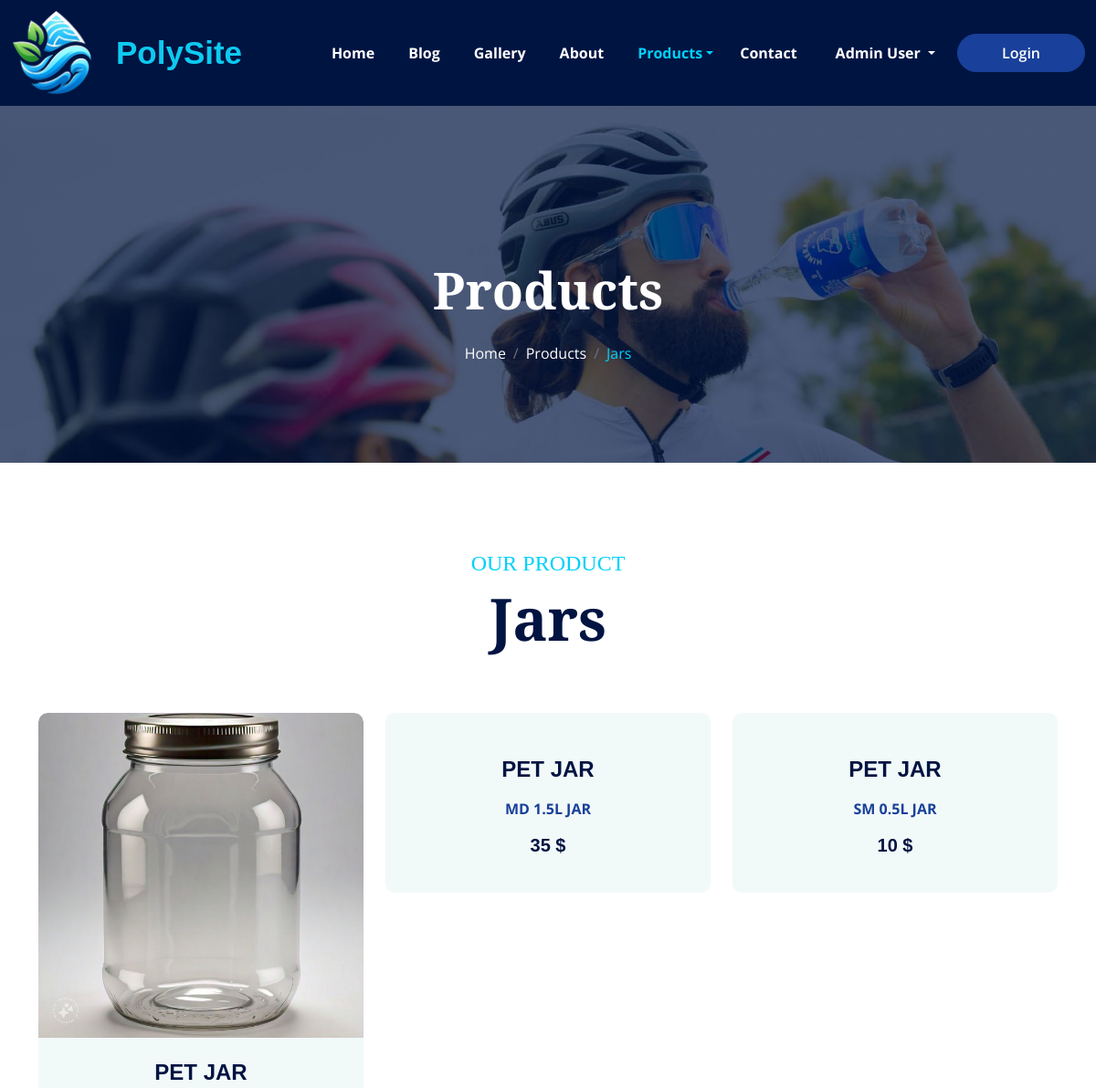
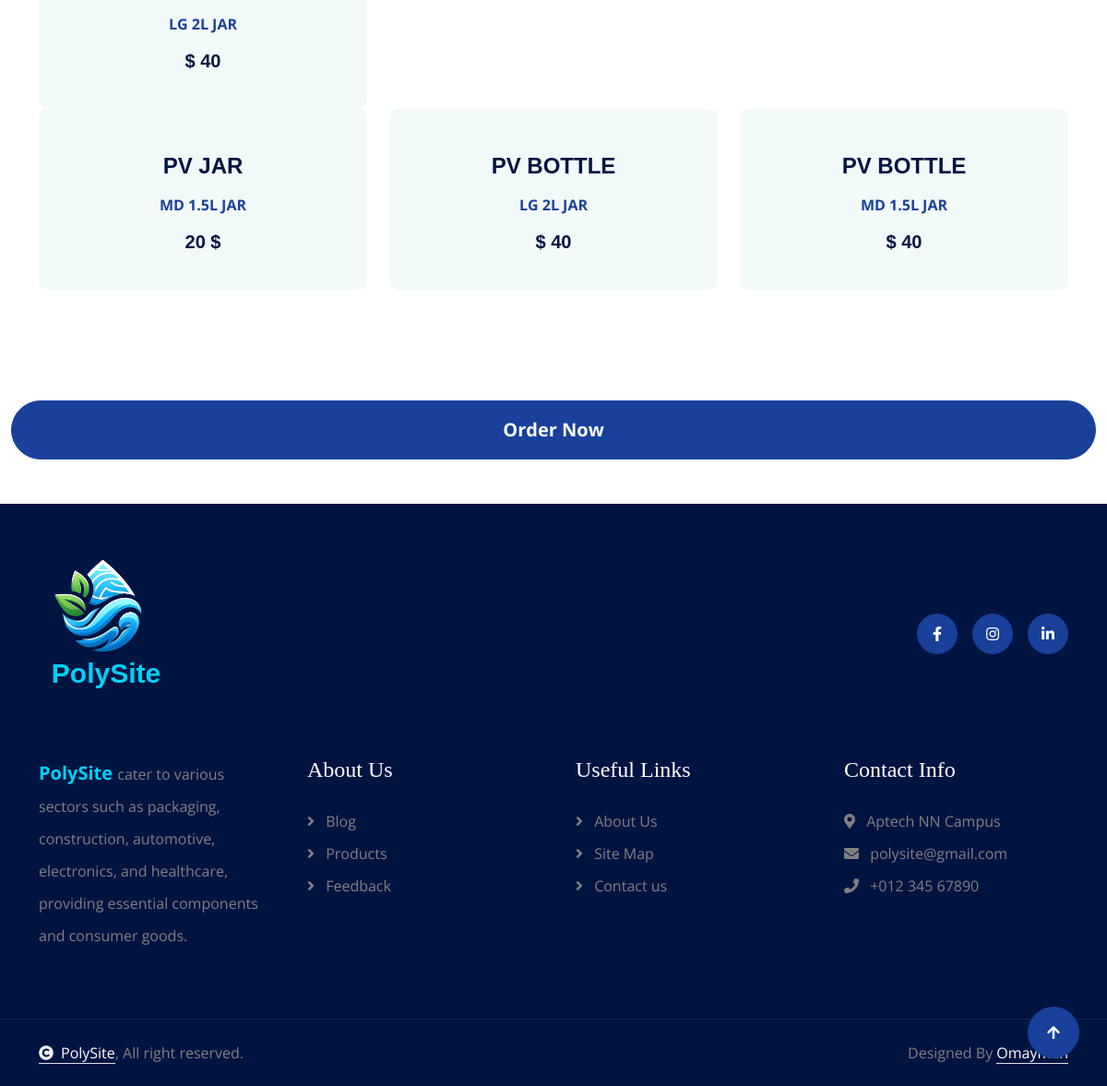
/jars.php (signed in), run on the app's committed database (2 pictures, top to bottom).
### tables this page shows
CREATE TABLE `product_jar_upload` (
  `id` int(200) NOT NULL,
  `file_name` varchar(300) NOT NULL,
  `title` varchar(300) NOT NULL,
  `description` varchar(300) NOT NULL,
  `price` varchar(300) NOT NULL
);

### jars.php (the view, shortened to what this page needs)
<?php
include 'configuration.php';
?>
<!DOCTYPE html>
<html lang="en">
<head>
    <link rel="stylesheet" href="https://use.fontawesome.com/releases/v5.15.4/css/all.css" />
    <link href="https://cdn.jsdelivr.net/npm/bootstrap-icons@1.4.1/font/bootstrap-icons.css" rel="stylesheet">
    <link href="lib/animate/animate.min.css" rel="stylesheet">
    <link href="lib/owlcarousel/assets/owl.carousel.min.css" rel="stylesheet">
    <link href="css/bootstrap.min.css" rel="stylesheet">
    <link href="css/style.css" rel="stylesheet">
    <link href="css/nav.css" rel="stylesheet">
</head>
<body>
    <nav class="navbar navbar-expand-lg navbar-light bg-dark">
        <div class="container-fluid">
            <a href="index.php"><img src="img/PolysiteLogo1.png" style="height: 100px;"></a>
            <h4 class="pt-2 px-4 text-info polysite-text" style="font-family: sans-serif; font-weight:bold; font-size: 35px; ">PolySite</h4>
            <div class="collapse navbar-collapse" id="navbarCollapse">
                <div class="navbar-nav ms-auto py-0">
                    <a href="index.php" class="nav-item nav-link px-3" style=" margin-right: 5px; font-weight: bold;">Home</a>
                    <a href="blog.php" class="nav-item nav-link  px-3" style="font-weight: bold; margin-right: 5px;">Blog</a>
                    <a href="gallery.php" class="nav-item nav-link  px-3" style="font-weight: bold; margin-right: 5px;">Gallery</a>
                    <a href="about.php" class="nav-item nav-link px-3" style="font-weight: bold; margin-right: 5px;">About</a>
                    <div class="nav-item dropdown">
                        <a href="#" class="nav-link dropdown-toggle active px-3" style="font-weight: bold; margin-right: 5px;" data-bs-toggle="dropdown">Products</a>
                    </div>
                    <a href="contact.php" class="nav-item nav-link px-2" style="font-weight: bold; margin-right: 10px;">Contact</a>
                    <div class="nav-item dropdown px-3">
                        <a href="#" class="nav-link dropdown-toggle" data-bs-toggle="dropdown">
                            <span class="d-none d-lg-inline-flex"><?php echo "$_SESSION[username]"?></span>
                        </a>
                    </div>
                </div>
                <a href="signup.php" class="btn btn-secondary rounded-pill d-inline-flex flex-shrink-0 py-2 px-5">Login</a>
            </div>
        </div>
    </nav>
    <div class="container-fluid bg-breadcrumb">
        <div class="container text-center py-5" style="max-width: 900px;">
            <h4 class="text-white display-4 mb-4 wow fadeInDown" data-wow-delay="0.1s">Products</h4>
            <ol class="breadcrumb d-flex justify-content-center mb-0 wow fadeInDown" data-wow-delay="0.3s">
                <li class="breadcrumb-item"><a href="index.php">Home</a></li>
                <li class="breadcrumb-item"><a href="#">Products</a></li>
                <li class="breadcrumb-item active text-primary">Jars</li>
            </ol>
        </div>
    </div>
    <div class="container-fluid blog py-5">
        <div class="container py-5">
            <div class="text-center mx-auto pb-5 wow fadeInUp" data-wow-delay="0.2s" style="max-width: 800px;">
                <h4 class="text-uppercase text-primary">Our Product</h4>
                <h1 class="display-3 text-capitalize mb-3">Jars</h1>
            </div>
            <div class="row g-4 justify-content-center">
                <div class="col-lg-6 col-xl-4 wow fadeInUp" data-wow-delay="0.6s">
                    <?php
                    $query1 = "SELECT * FROM `product_jar_upload` WHERE `id` = '1'";
                    $validate2 = mysqli_query($connection, $query1);
                    while ($show = mysqli_fetch_assoc($validate2)) {
                    ?>
                        <div class="product-item">
                            <div class="product-img">
                                <?php $imagepath = "Admin Panel/jars_upload_img/" . $show['file_name'] ?>
                                <img src="<?php echo $imagepath; ?>" class="img-fluid rounded-top w-100" alt="">
                            </div>
                            <div class="product-content rounded-bottom p-4">
                                <p style="font-family:sans-serif;" class="h4 mb-3 fw-bold text-center"><?php echo $show['title'] ?></p>
                                <p class="mb-3 text-center text-secondary fw-bold"><?php echo $show['description'] ?></p>
                                <p style="font-family: sans-serif;" class="fw-bold h5 text-center mb-3"><?php echo $show['price'] ?></p>
                            </div>
                        </div>
                    <?PHP } ?>
                </div>
                <div class="col-lg-6 col-xl-4 wow fadeInUp" data-wow-delay="0.6s">
                    <?php
                    $query1 = "SELECT * FROM `product_jar_upload` WHERE `id` = '2'";
                    $validate2 = mysqli_query($connection, $query1);
                    while ($show = mysqli_fetch_assoc($validate2)) {
                    ?>
                        <div class="product-item">
                            <div class="product-img">
                            </div>
                            <div class="product-content rounded-bottom p-4">
                                <p style="font-family:sans-serif;" class="h4 mb-3 fw-bold text-center"><?php echo $show['title'] ?></p>
                                <p class="mb-3 text-center text-secondary fw-bold"><?php echo $show['description'] ?></p>
                                <p style="font-family: sans-serif;" class="fw-bold h5 text-center mb-3"><?php echo $show['price'] ?></p>
                            </div>
                        </div>
                    <?PHP } ?>
                </div>
                <div class="col-lg-6 col-xl-4 wow fadeInUp" data-wow-delay="0.6s">
                    <?php
                    $query1 = "SELECT * FROM `product_jar_upload` WHERE `id` = '3'";
                    $validate2 = mysqli_query($connection, $query1);
                    while ($show = mysqli_fetch_assoc($validate2)) {
                    ?>
                        <div class="product-item">
                            <div class="product-img">
                            </div>
                            <div class="product-content rounded-bottom p-4">
                                <p style="font-family:sans-serif;" class="h4 mb-3 fw-bold text-center"><?php echo $show['title'] ?></p>
                                <p class="mb-3 text-center text-secondary fw-bold"><?php echo $show['description'] ?></p>
                                <p style="font-family: sans-serif;" class="fw-bold h5 text-center mb-3"><?php echo $show['price'] ?></p>
                            </div>
                        </div>
                    <?PHP } ?>
                </div>
            </div>
            <div class="row g-4 justify-content-center">
                <div class="col-lg-6 col-xl-4 wow fadeInUp" data-wow-delay="0.6s">
                    <?php
                    $query1 = "SELECT * FROM `product_jar_upload` WHERE `id` = '4'";
                    $validate2 = mysqli_query($connection, $query1);
                    while ($show = mysqli_fetch_assoc($validate2)) {
                    ?>
                        <div class="product-item">
                            <div class="product-img">
                            </div>
                            <div class="product-content rounded-bottom p-4">
                                <p style="font-family:sans-serif;" class="h4 mb-3 fw-bold text-center"><?php echo $show['title'] ?></p>
                                <p class="mb-3 text-center text-secondary fw-bold"><?php echo $show['description'] ?></p>
                                <p style="font-family: sans-serif;" class="fw-bold h5 text-center mb-3"><?php echo $show['price'] ?></p>
                            </div>
                        </div>
                    <?PHP } ?>
                </div>
                <div class="col-lg-6 col-xl-4 wow fadeInUp" data-wow-delay="0.6s">
                    <?php
                    $query1 = "SELECT * FROM `product_jar_upload` WHERE `id` = '5'";
                    $validate2 = mysqli_query($connection, $query1);
                    while ($show = mysqli_fetch_assoc($validate2)) {
                    ?>
                        <div class="product-item">
                            <div class="product-img">
                            </div>
                            <div class="product-content rounded-bottom p-4">
                                <p style="font-family:sans-serif;" class="h4 mb-3 fw-bold text-center"><?php echo $show['title'] ?></p>
                                <p class="mb-3 text-center text-secondary fw-bold"><?php echo $show['description'] ?></p>
                                <p style="font-family: sans-serif;" class="fw-bold h5 text-center mb-3"><?php echo $show['price'] ?></p>
                            </div>
                        </div>
                    <?PHP } ?>
                </div>
                <div class="col-lg-6 col-xl-4 wow fadeInUp" data-wow-delay="0.6s">
                    <?php
                    $query1 = "SELECT * FROM `product_jar_upload` WHERE `id` = '6'";
                    $validate2 = mysqli_query($connection, $query1);
                    while ($show = mysqli_fetch_assoc($validate2)) {
                    ?>
                        <div class="product-item">
                            <div class="product-img">
                            </div>
                            <div class="product-content rounded-bottom p-4">
                                <p style="font-family:sans-serif;" class="h4 mb-3 fw-bold text-center"><?php echo $show['title'] ?></p>
                                <p class="mb-3 text-center text-secondary fw-bold"><?php echo $show['description'] ?></p>
                                <p style="font-family: sans-serif;" class="fw-bold h5 text-center mb-3"><?php echo $show['price'] ?></p>
                            </div>
                        </div>
                    <?PHP } ?>
                </div>
            </div>
        </div>
    </div><br>
    <div class="container-fluid text-center">
        <a href="jars_order.php" class="btn btn-secondary w-100 rounded-pill pt-3 pb-3" style="font-size: 20px; font-weight:bold; ">Order Now</a>
    </div><br><br>
    <div class="container-fluid footer py-2 wow fadeIn" data-wow-delay="0.2s">
        <div class="container py-5">
            <div class="row g-5 mb-5 align-items-center">
                <div class="col-lg-2">
                    <div class="position-relative mx-auto text-center">
                        <h3 class="text-primary mb-4">
                            <i class="text-primary me-3">
                                <img src="img/PolysiteLogo1.png" alt="Logo" style="width: 100px;">
                            </i>
                            <p style="font-family: sans-serif; font-size: 30px;font-weight: bold;">PolySite</p>
                        </h3>
                    </div>
                </div>
                <div class="col-lg-5 ms-lg-auto">
                    <div class="d-flex align-items-center justify-content-center justify-content-lg-end">
                        <a class="btn btn-secondary btn-md-square rounded-circle me-3" target="_blank" href="https://www.facebook.com/"><i class="fab fa-facebook-f"></i></a>
                        <a class="btn btn-secondary btn-md-square rounded-circle me-3" target="_blank" href="https://www.instagram.com/"><i class="fab fa-instagram"></i></a>
                        <a class="btn btn-secondary btn-md-square rounded-circle me-0" target="_blank" href="https://pk.linkedin.com/"><i class="fab fa-linkedin-in"></i></a>
                    </div>
                </div>
            </div>
            <div class="row g-5">
                <div class="col-md-6 col-lg-6 col-xl-3">
                    <div class="footer-item d-flex flex-column">
                        <div class="footer-item">
                            <p class="mb-3"><b class="text-primary" style="font-size: 20px;">PolySite </b> cater to various sectors such as packaging, construction, automotive, electronics, and healthcare, providing essential components and consumer goods.</p>
                        </div>
                    </div>
                </div>
                <div class="col-md-6 col-lg-6 col-xl-3">
                    <div class="footer-item d-flex flex-column">
                        <h4 class="text-white mb-4">About Us</h4>
                        <a href="blog.php"><i class="fas fa-angle-right me-2"></i> Blog </a>
                        <a href="gallery.php"><i class="fas fa-angle-right me-2"></i> Products</a>
                        <a href="feedback.php"><i class="fas fa-angle-right me-2"></i> Feedback</a>
                    </div>
                </div>
                <div class="col-md-6 col-lg-6 col-xl-3">
                    <div class="footer-item d-flex flex-column">
                        <h4 class="text-white mb-4">Useful Links</h4>
                        <a href="about.php"><i class="fas fa-angle-right me-2"></i> About Us </a>
                        <a href="#" target="_blank"><i class="fas fa-angle-right me-2"></i> Site Map</a>
                        <a href="contact.php"><i class="fas fa-angle-right me-2"></i> Contact us</a>
                    </div>
                </div>
                <div class="col-md-6 col-lg-6 col-xl-3">
                    <div class="footer-item d-flex flex-column">
                        <h4 class="text-white mb-4">Contact Info</h4>
                        <a href="https://aptech-education.com.pk/" target="_blank"><i class="fa fa-map-marker-alt me-2"></i> Aptech NN Campus</a>
                        <a href="mailto:info@example.com"><i class="fas fa-envelope me-2"></i> polysite@gmail.com</a>
                        <a href="tel:+012 345 67890"><i class="fas fa-phone me-2"></i> +012 345 67890</a>
                    </div>
                </div>
            </div>
        </div>
    </div>
    <div class="container-fluid copyright py-4">
        <div class="container">
            <div class="row g-4 align-items-center">
                <div class="col-md-6 text-center text-md-start mb-md-0">
                    <span class="text-body"><a href="#" class="border-bottom text-white"><i class="fas fa-copyright text-light me-2"></i>PolySite</a>, All right reserved.</span>
                </div>
                <div class="col-md-6 text-center text-md-end text-body">
                    Designed By <a class="border-bottom text-white" href="#">Omaymah</a>
                </div>
            </div>
        </div>
    </div>
    <a href="#" class="btn btn-secondary btn-lg-square rounded-circle back-to-top"><i class="fa fa-arrow-up"></i></a>
</body>
</html>

### data on the page
product_jar_upload: file_name (picture), title "PET JAR", description "LG 2L JAR", price "$ 40"
product_jar_upload: title "PET JAR", description "MD 1.5L JAR", price "35 $"
product_jar_upload: title "PET JAR", description "SM 0.5L JAR", price "10 $"
product_jar_upload: title "PV JAR", description "MD 1.5L JAR", price "20 $"
product_jar_upload: title "PV BOTTLE", description "LG 2L JAR", price "$ 40"
product_jar_upload: title "PV BOTTLE", description "MD 1.5L JAR", price "$ 40"

### other printed values
$_SESSION[username] "Admin User"
